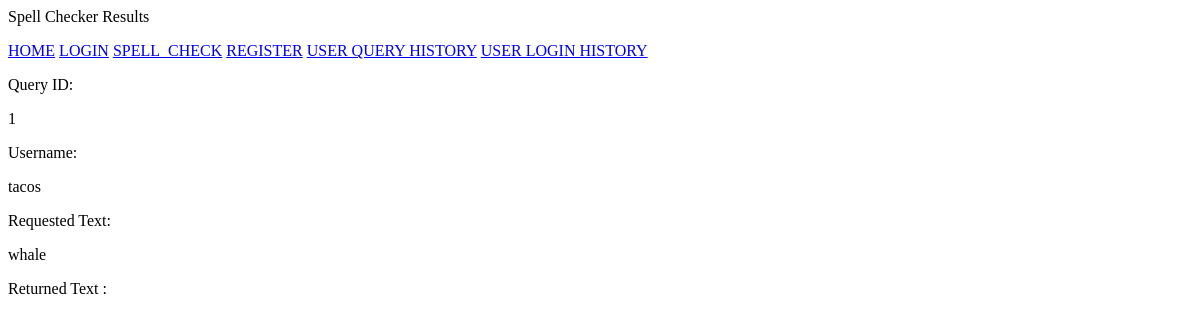
Before: /history/query1 (signed in) with the older database file.
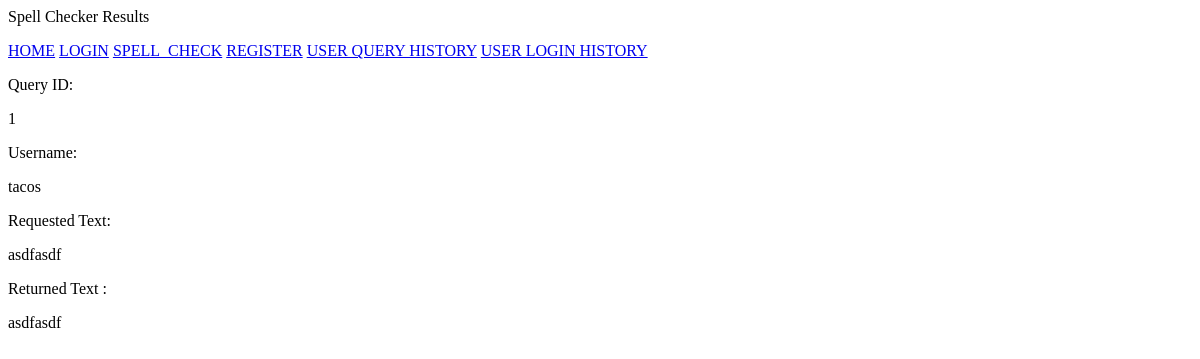
After: the same page with the newer database file.
### app.py (models this page shows, shortened)
class userSpellHistory(db.Model):
    queryID= db.Column(db.Integer(),unique=True,nullable=False,primary_key=True,autoincrement=True)
    username = db.Column(db.String(20), unique=False,nullable=False)
    queryText = db.Column(db.String(20000), unique=False,nullable=False)
    queryResults = db.Column(db.String(20000), unique=False,nullable=False)

### app.py (the view)
@app.route("/history/<query>")
def queryPage(query):
    if request.method == 'GET':
        try:
            query = query.replace('query','')
            history = userSpellHistory.query.filter_by(queryID=('%s' % query)).first()
            queryID = history.queryID
            username = history.username
            submitText = history.queryText
            returnedText = history.queryResults
        except AttributeError:
            return render_template('unauthorized.html')
        return render_template('queryIDresults.html', queryID=queryID, username=username,submitText=submitText,results=returnedText)

### app.py (called while the page is built)
@login_manager.user_loader
def user_loader(user_id):
    return userTable.query.get(user_id)

### templates/queryIDresults.html (shortened to what this page needs)
<p>Spell Checker Results</p>
<a href="http://localhost:5000/home">HOME</a>
<a href="http://localhost:5000/login">LOGIN</a>
<a href="http://localhost:5000/spell_check">SPELL_CHECK</a>
<a href="http://localhost:5000/register">REGISTER</a>
<a href="http://localhost:5000/history">USER QUERY HISTORY</a>
<a href="http://localhost:5000/login_history">USER LOGIN HISTORY</a>
<p> Query ID: <div id=queryid>{{ queryID }} </p>
<p> Username: <div id=username>{{username }} </p>
<p> Requested Text: <div id=querytext>{{ submitText }} </p>
<p> Returned Text : <div id=queryresults>{{ results }} </p>

Changed rows visible on the page:
changed userSpellHistory "tacos": queryText "whale" → "asdfasdf"; queryResults (not shown) → "asdfasdf"
